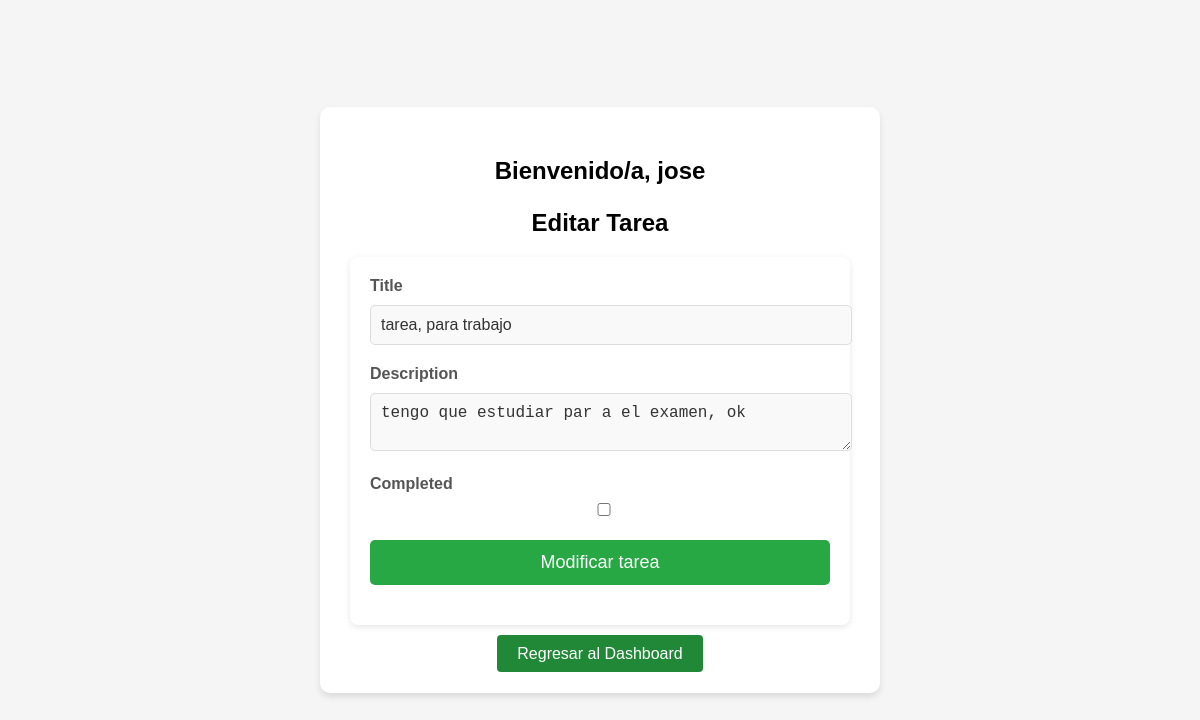
Screenshot of /edit_task/1 (signed in) with the database file from the repository.
### app/models.py (models this page shows)
class User(db.Model, UserMixin):
    id = db.Column(db.Integer, primary_key=True)
    username = db.Column(db.String(100), unique=True, nullable=False)
    password = db.Column(db.String(100), nullable=False)

class Task(db.Model):
    id = db.Column(db.Integer, primary_key=True)
    title = db.Column(db.String(100), nullable=False)
    description = db.Column(db.String(200))
    completed = db.Column(db.Boolean, default=False)
    user_id = db.Column(db.Integer, db.ForeignKey('user.id'), nullable=False)
    user = db.relationship('User', backref=db.backref('tasks', lazy=True))

### app/routes.py (the view, shortened to what this page needs)
@main.route('/edit_task/<int:task_id>', methods=['GET', 'POST'])
@login_required
def edit_task(task_id):
    task = Task.query.get_or_404(task_id)
    if task.user_id != current_user.id:  # Asegurar que el usuario actual es el propietario de la tarea
        flash('Acceso no autorizado', 'danger')
        return redirect(url_for('main.dashboard'))
    form = TaskForm(obj=task)  # Rellenar el formulario con los datos actuales de la tarea
    return render_template('edit_task.html', form=form)

### app/forms.py
class TaskForm(FlaskForm):
    title = StringField('Title', validators=[InputRequired(), Length(max=200)])
    description = TextAreaField('Description')
    completed = BooleanField('Completed')
    submit = SubmitField('Agregar tarea')

### app/__init__.py (called while the page is built)
def create_app():
    app = Flask(__name__)
    csrf = CSRFProtect(app)
    app.config['SECRET_KEY'] = 'task_2025_esti'
    app.config['SQLALCHEMY_DATABASE_URI'] = 'sqlite:///app.db'
    app.config['SQLALCHEMY_TRACK_MODIFICATIONS'] = False
    db.init_app(app)
    login_manager.init_app(app)
    migrate.init_app(app, db)  # Inicia Migrate con la app y la base de datos
    from .models import User, Task  # Ahora importa aquí después de que la app esté inicializada
    login_manager.login_view = 'main.login'
    @login_manager.user_loader
    def load_user(user_id):
        return User.query.get(int(user_id))  # Busca al usuario por ID
    from .routes import main
    app.register_blueprint(main)
    return app

### app/templates/edit_task.html (shortened to what this page needs)
{% extends "layout.html" %}
{% block content %}
<div class="edit-task-container">
    <h2>Bienvenido/a, {{ current_user.username }}</h2>
    <h3>Editar Tarea</h3>
    <form method="POST" class="task-form">
        <div class="form-field">
            {{ form.title.label }}
            {{ form.title }}
        </div>
        <div class="form-field">
            {{ form.description.label }}
            {{ form.description }}
        </div>
        <div class="form-field">
            {{ form.completed.label }}
            {{ form.completed }}
        </div>
        <div class="form-field">
            <button type="submit">Modificar tarea</button>
        </div>
    </form>
    <a href="{{ url_for('main.dashboard') }}" class="back-link">Regresar al Dashboard</a>
</div>
{% endblock %}

### app/static/css/styles.css (style rules this page uses)
body { font-family: 'Arial', sans-serif; background: #f5f5f5; display: flex; justify-content: center; align-items: center; height: 100vh; margin: 0; }
.task-form { background-color: #ffffff; padding: 20px; border-radius: 8px; box-shadow: 0 2px 6px rgba(0, 0, 0, 0.1); margin-bottom: 20px; }
h2, h3 { font-weight: bold; }
h3 { font-size: 24px; margin-bottom: 20px; }
.edit-task-container { background: #fff; border-radius: 10px; padding: 30px; box-shadow: 0 4px 6px rgba(0, 0, 0, 0.1); width: 500px; margin: 50px auto; text-align: center; }
.form-field { margin-bottom: 20px; text-align: left; }
.form-field label { display: block; margin-bottom: 5px; font-weight: bold; color: #555; }
.form-field input, .form-field select { width: 100%; padding: 10px; margin-top: 5px; border-radius: 5px; border: 1px solid #ddd; background-color: #f9f9f9; font-size: 16px; color: #333; }
.form-field textarea, .form-field select { width: 100%; padding: 10px; margin-top: 5px; border-radius: 5px; border: 1px solid #ddd; background-color: #f9f9f9; font-size: 16px; color: #333; }
.form-field button { width: 100%; padding: 12px; background-color: #28a745; color: white; border: none; border-radius: 5px; font-size: 18px; cursor: pointer; }
.back-link { background-color: #218838; padding: 10px 20px; border-radius: 4px; color: white; text-decoration: none; margin-top: 20px; }

### rows the page displays
User: username "jose"
Task: title "tarea, para trabajo", description "tengo que estudiar par a el examen, ok"
